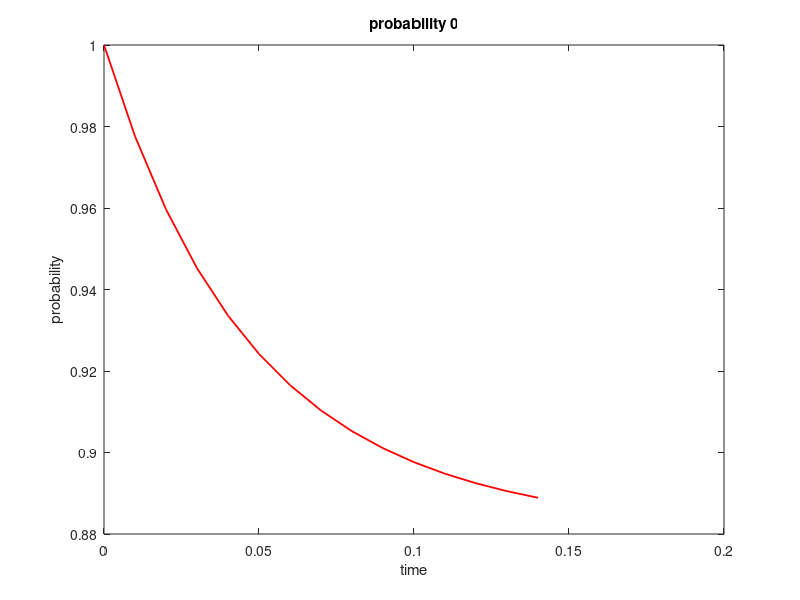
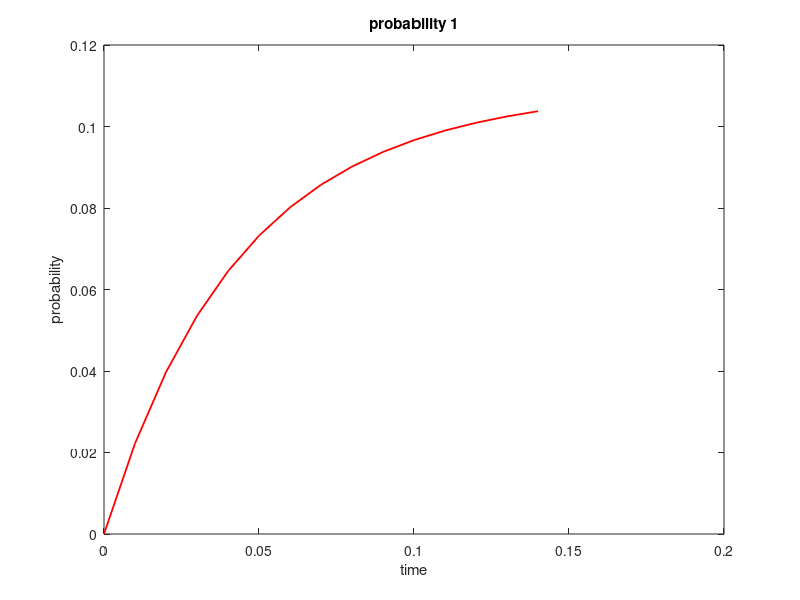
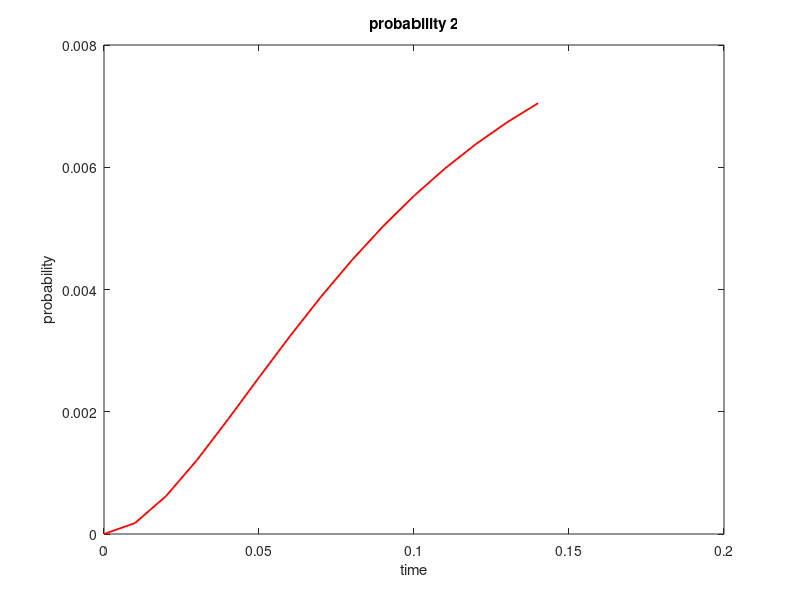
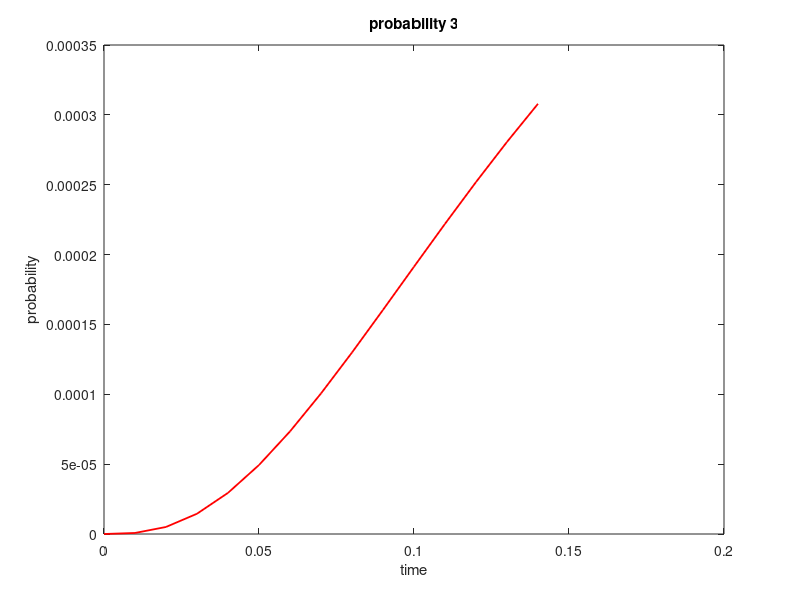

Source code (MATLAB) for these figures, in order:
% system M/M/1/3

clc;
clear all;
close all;

pkg load queueing;

lambda = 5;
mu = 20;
states = [0, 1, 2, 3]; % system with capacity 4 states
% the initial state of the system. The system is initially empty.
initial_state = [1, 0, 0, 0];

% define the birth and death rates between the states of the system.
births_B = [lambda/2, lambda/3, lambda/4];
deaths_D = [mu, mu, mu];

% get the transition matrix of the birth-death process
transition_matrix = ctmcbd(births_B, deaths_D);
% get the ergodic probabilities of the system
P = ctmc(transition_matrix);

mean_clients = 0;
for i=1:4
	mean_clients = mean_clients + P(i)*(i-1);
endfor

% transient probability until convergence. Convergence takes place when the probabilities differ by 0.01
for j=1:4
	index = 0;
	for T = 0 : 0.01 : 50
	  index = index + 1;
	  P0 = ctmc(transition_matrix, T, initial_state);
	  Prob0(index) = P0(j);
	  if P0 - P < 0.01
	    break;
	  endif
	endfor

	T = 0 : 0.01 : T;
	figure(j+1);
	plot(T, Prob0, "r", "linewidth", 1.3);
	plotname = sprintf('probability %d',j-1);
	title(plotname);
	xlabel('time');
	ylabel('probability');
	filename = sprintf('probability_%d_%d_%d.jpg',j-1, lambda, mu);
	print('-djpg', filename);
endfor

result = mean_clients * mu * 60;
text = sprintf('mean_clients(%d): %d', mu, result);
display(text);




